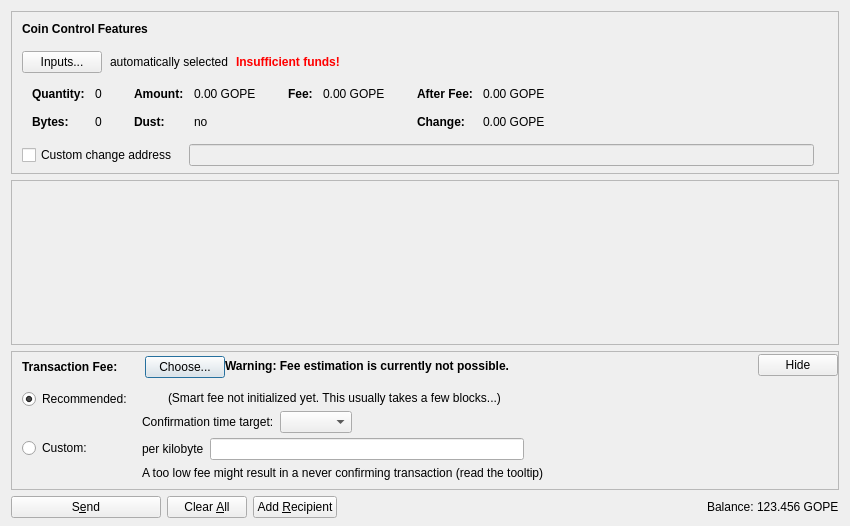
<?xml version="1.0" encoding="UTF-8"?>
<ui version="4.0">
 <class>SendCoinsDialog</class>
 <widget class="QDialog" name="SendCoinsDialog">
  <property name="geometry">
   <rect>
    <x>0</x>
    <y>0</y>
    <width>850</width>
    <height>526</height>
   </rect>
  </property>
  <property name="windowTitle">
   <string>Send Coins</string>
  </property>
  <layout class="QVBoxLayout" name="verticalLayout" stretch="0,1,0,0">
   <property name="bottomMargin">
    <number>8</number>
   </property>
   <item>
    <widget class="QFrame" name="frameCoinControl">
     <property name="sizePolicy">
      <sizepolicy hsizetype="Expanding" vsizetype="Expanding">
       <horstretch>0</horstretch>
       <verstretch>0</verstretch>
      </sizepolicy>
     </property>
     <property name="maximumSize">
      <size>
       <width>16777215</width>
       <height>16777215</height>
      </size>
     </property>
     <property name="frameShape">
      <enum>QFrame::StyledPanel</enum>
     </property>
     <property name="frameShadow">
      <enum>QFrame::Sunken</enum>
     </property>
     <layout class="QVBoxLayout" name="verticalLayoutCoinControl2">
      <property name="spacing">
       <number>0</number>
      </property>
      <property name="leftMargin">
       <number>0</number>
      </property>
      <property name="topMargin">
       <number>0</number>
      </property>
      <property name="rightMargin">
       <number>0</number>
      </property>
      <property name="bottomMargin">
       <number>6</number>
      </property>
      <item>
       <layout class="QVBoxLayout" name="verticalLayoutCoinControl" stretch="0,0,0,0,1">
        <property name="spacing">
         <number>0</number>
        </property>
        <property name="leftMargin">
         <number>10</number>
        </property>
        <property name="topMargin">
         <number>10</number>
        </property>
        <item>
         <layout class="QHBoxLayout" name="horizontalLayoutCoinControl1">
          <property name="bottomMargin">
           <number>15</number>
          </property>
          <item>
           <widget class="QLabel" name="labelCoinControlFeatures">
            <property name="sizePolicy">
             <sizepolicy hsizetype="Preferred" vsizetype="Maximum">
              <horstretch>0</horstretch>
              <verstretch>0</verstretch>
             </sizepolicy>
            </property>
            <property name="font">
             <font>
              <weight>75</weight>
              <bold>true</bold>
             </font>
            </property>
            <property name="styleSheet">
             <string notr="true">font-weight:bold;</string>
            </property>
            <property name="text">
             <string>Coin Control Features</string>
            </property>
           </widget>
          </item>
         </layout>
        </item>
        <item>
         <layout class="QHBoxLayout" name="horizontalLayoutCoinControl2" stretch="0,0,0,0">
          <property name="spacing">
           <number>8</number>
          </property>
          <property name="bottomMargin">
           <number>10</number>
          </property>
          <item>
           <widget class="QPushButton" name="pushButtonCoinControl">
            <property name="styleSheet">
             <string notr="true"/>
            </property>
            <property name="text">
             <string>Inputs...</string>
            </property>
            <property name="autoDefault">
             <bool>false</bool>
            </property>
           </widget>
          </item>
          <item>
           <widget class="QLabel" name="labelCoinControlAutomaticallySelected">
            <property name="text">
             <string>automatically selected</string>
            </property>
            <property name="margin">
             <number>5</number>
            </property>
           </widget>
          </item>
          <item>
           <widget class="QLabel" name="labelCoinControlInsuffFunds">
            <property name="font">
             <font>
              <weight>75</weight>
              <bold>true</bold>
             </font>
            </property>
            <property name="styleSheet">
             <string notr="true">color:red;font-weight:bold;</string>
            </property>
            <property name="text">
             <string>Insufficient funds!</string>
            </property>
            <property name="margin">
             <number>5</number>
            </property>
           </widget>
          </item>
          <item>
           <spacer name="horizontalSpacerCoinControl">
            <property name="orientation">
             <enum>Qt::Horizontal</enum>
            </property>
            <property name="sizeHint" stdset="0">
             <size>
              <width>40</width>
              <height>1</height>
             </size>
            </property>
           </spacer>
          </item>
         </layout>
        </item>
        <item>
         <widget class="QWidget" name="widgetCoinControl" native="true">
          <property name="sizePolicy">
           <sizepolicy hsizetype="Preferred" vsizetype="Preferred">
            <horstretch>0</horstretch>
            <verstretch>0</verstretch>
           </sizepolicy>
          </property>
          <property name="minimumSize">
           <size>
            <width>0</width>
            <height>0</height>
           </size>
          </property>
          <property name="styleSheet">
           <string notr="true"/>
          </property>
          <layout class="QHBoxLayout" name="horizontalLayoutCoinControl5">
           <property name="leftMargin">
            <number>0</number>
           </property>
           <property name="topMargin">
            <number>0</number>
           </property>
           <property name="rightMargin">
            <number>0</number>
           </property>
           <property name="bottomMargin">
            <number>0</number>
           </property>
           <item>
            <layout class="QHBoxLayout" name="horizontalLayoutCoinControl3" stretch="0,0,0,1">
             <property name="spacing">
              <number>20</number>
             </property>
             <property name="topMargin">
              <number>0</number>
             </property>
             <property name="bottomMargin">
              <number>10</number>
             </property>
             <item>
              <layout class="QFormLayout" name="formLayoutCoinControl1">
               <property name="horizontalSpacing">
                <number>10</number>
               </property>
               <property name="verticalSpacing">
                <number>14</number>
               </property>
               <property name="leftMargin">
                <number>10</number>
               </property>
               <property name="topMargin">
                <number>4</number>
               </property>
               <property name="rightMargin">
                <number>6</number>
               </property>
               <item row="0" column="0">
                <widget class="QLabel" name="labelCoinControlQuantityText">
                 <property name="font">
                  <font>
                   <weight>75</weight>
                   <bold>true</bold>
                  </font>
                 </property>
                 <property name="text">
                  <string>Quantity:</string>
                 </property>
                 <property name="margin">
                  <number>0</number>
                 </property>
                </widget>
               </item>
               <item row="0" column="1">
                <widget class="QLabel" name="labelCoinControlQuantity">
                 <property name="cursor">
                  <cursorShape>IBeamCursor</cursorShape>
                 </property>
                 <property name="contextMenuPolicy">
                  <enum>Qt::ActionsContextMenu</enum>
                 </property>
                 <property name="text">
                  <string notr="true">0</string>
                 </property>
                 <property name="margin">
                  <number>0</number>
                 </property>
                 <property name="textInteractionFlags">
                  <set>Qt::LinksAccessibleByMouse|Qt::TextSelectableByKeyboard|Qt::TextSelectableByMouse</set>
                 </property>
                </widget>
               </item>
               <item row="1" column="0">
                <widget class="QLabel" name="labelCoinControlBytesText">
                 <property name="font">
                  <font>
                   <weight>75</weight>
                   <bold>true</bold>
                  </font>
                 </property>
                 <property name="text">
                  <string>Bytes:</string>
                 </property>
                </widget>
               </item>
               <item row="1" column="1">
                <widget class="QLabel" name="labelCoinControlBytes">
                 <property name="cursor">
                  <cursorShape>IBeamCursor</cursorShape>
                 </property>
                 <property name="contextMenuPolicy">
                  <enum>Qt::ActionsContextMenu</enum>
                 </property>
                 <property name="text">
                  <string notr="true">0</string>
                 </property>
                 <property name="textInteractionFlags">
                  <set>Qt::LinksAccessibleByMouse|Qt::TextSelectableByKeyboard|Qt::TextSelectableByMouse</set>
                 </property>
                </widget>
               </item>
              </layout>
             </item>
             <item>
              <layout class="QFormLayout" name="formLayoutCoinControl2">
               <property name="horizontalSpacing">
                <number>10</number>
               </property>
               <property name="verticalSpacing">
                <number>14</number>
               </property>
               <property name="leftMargin">
                <number>6</number>
               </property>
               <property name="topMargin">
                <number>4</number>
               </property>
               <property name="rightMargin">
                <number>6</number>
               </property>
               <item row="0" column="0">
                <widget class="QLabel" name="labelCoinControlAmountText">
                 <property name="font">
                  <font>
                   <weight>75</weight>
                   <bold>true</bold>
                  </font>
                 </property>
                 <property name="text">
                  <string>Amount:</string>
                 </property>
                 <property name="margin">
                  <number>0</number>
                 </property>
                </widget>
               </item>
               <item row="0" column="1">
                <widget class="QLabel" name="labelCoinControlAmount">
                 <property name="cursor">
                  <cursorShape>IBeamCursor</cursorShape>
                 </property>
                 <property name="contextMenuPolicy">
                  <enum>Qt::ActionsContextMenu</enum>
                 </property>
                 <property name="text">
                  <string notr="true">0.00 GOPE</string>
                 </property>
                 <property name="textInteractionFlags">
                  <set>Qt::LinksAccessibleByMouse|Qt::TextSelectableByKeyboard|Qt::TextSelectableByMouse</set>
                 </property>
                </widget>
               </item>
               <item row="1" column="0">
                <widget class="QLabel" name="labelCoinControlLowOutputText">
                 <property name="font">
                  <font>
                   <weight>75</weight>
                   <bold>true</bold>
                  </font>
                 </property>
                 <property name="text">
                  <string>Dust:</string>
                 </property>
                </widget>
               </item>
               <item row="1" column="1">
                <widget class="QLabel" name="labelCoinControlLowOutput">
                 <property name="cursor">
                  <cursorShape>IBeamCursor</cursorShape>
                 </property>
                 <property name="contextMenuPolicy">
                  <enum>Qt::ActionsContextMenu</enum>
                 </property>
                 <property name="text">
                  <string notr="true">no</string>
                 </property>
                 <property name="textInteractionFlags">
                  <set>Qt::LinksAccessibleByMouse|Qt::TextSelectableByKeyboard|Qt::TextSelectableByMouse</set>
                 </property>
                </widget>
               </item>
              </layout>
             </item>
             <item>
              <layout class="QFormLayout" name="formLayoutCoinControl3">
               <property name="horizontalSpacing">
                <number>10</number>
               </property>
               <property name="verticalSpacing">
                <number>14</number>
               </property>
               <property name="leftMargin">
                <number>6</number>
               </property>
               <property name="topMargin">
                <number>4</number>
               </property>
               <property name="rightMargin">
                <number>6</number>
               </property>
               <item row="0" column="0">
                <widget class="QLabel" name="labelCoinControlFeeText">
                 <property name="font">
                  <font>
                   <weight>75</weight>
                   <bold>true</bold>
                  </font>
                 </property>
                 <property name="text">
                  <string>Fee:</string>
                 </property>
                 <property name="margin">
                  <number>0</number>
                 </property>
                </widget>
               </item>
               <item row="0" column="1">
                <widget class="QLabel" name="labelCoinControlFee">
                 <property name="cursor">
                  <cursorShape>IBeamCursor</cursorShape>
                 </property>
                 <property name="contextMenuPolicy">
                  <enum>Qt::ActionsContextMenu</enum>
                 </property>
                 <property name="text">
                  <string notr="true">0.00 GOPE</string>
                 </property>
                 <property name="textInteractionFlags">
                  <set>Qt::LinksAccessibleByMouse|Qt::TextSelectableByKeyboard|Qt::TextSelectableByMouse</set>
                 </property>
                </widget>
               </item>
              </layout>
             </item>
             <item>
              <layout class="QFormLayout" name="formLayoutCoinControl4">
               <property name="horizontalSpacing">
                <number>10</number>
               </property>
               <property name="verticalSpacing">
                <number>14</number>
               </property>
               <property name="leftMargin">
                <number>6</number>
               </property>
               <property name="topMargin">
                <number>4</number>
               </property>
               <property name="rightMargin">
                <number>6</number>
               </property>
               <item row="0" column="0">
                <widget class="QLabel" name="labelCoinControlAfterFeeText">
                 <property name="font">
                  <font>
                   <weight>75</weight>
                   <bold>true</bold>
                  </font>
                 </property>
                 <property name="text">
                  <string>After Fee:</string>
                 </property>
                 <property name="margin">
                  <number>0</number>
                 </property>
                </widget>
               </item>
               <item row="0" column="1">
                <widget class="QLabel" name="labelCoinControlAfterFee">
                 <property name="cursor">
                  <cursorShape>IBeamCursor</cursorShape>
                 </property>
                 <property name="contextMenuPolicy">
                  <enum>Qt::ActionsContextMenu</enum>
                 </property>
                 <property name="text">
                  <string notr="true">0.00 GOPE</string>
                 </property>
                 <property name="textInteractionFlags">
                  <set>Qt::LinksAccessibleByMouse|Qt::TextSelectableByKeyboard|Qt::TextSelectableByMouse</set>
                 </property>
                </widget>
               </item>
               <item row="1" column="0">
                <widget class="QLabel" name="labelCoinControlChangeText">
                 <property name="font">
                  <font>
                   <weight>75</weight>
                   <bold>true</bold>
                  </font>
                 </property>
                 <property name="text">
                  <string>Change:</string>
                 </property>
                </widget>
               </item>
               <item row="1" column="1">
                <widget class="QLabel" name="labelCoinControlChange">
                 <property name="cursor">
                  <cursorShape>IBeamCursor</cursorShape>
                 </property>
                 <property name="contextMenuPolicy">
                  <enum>Qt::ActionsContextMenu</enum>
                 </property>
                 <property name="text">
                  <string notr="true">0.00 GOPE</string>
                 </property>
                 <property name="textInteractionFlags">
                  <set>Qt::LinksAccessibleByMouse|Qt::TextSelectableByKeyboard|Qt::TextSelectableByMouse</set>
                 </property>
                </widget>
               </item>
              </layout>
             </item>
            </layout>
           </item>
          </layout>
         </widget>
        </item>
        <item>
         <layout class="QHBoxLayout" name="horizontalLayoutCoinControl4" stretch="0,0,0">
          <property name="spacing">
           <number>12</number>
          </property>
          <property name="sizeConstraint">
           <enum>QLayout::SetDefaultConstraint</enum>
          </property>
          <property name="topMargin">
           <number>5</number>
          </property>
          <property name="rightMargin">
           <number>5</number>
          </property>
          <item>
           <widget class="QCheckBox" name="checkBoxCoinControlChange">
            <property name="toolTip">
             <string>If this is activated, but the change address is empty or invalid, change will be sent to a newly generated address.</string>
            </property>
            <property name="text">
             <string>Custom change address</string>
            </property>
           </widget>
          </item>
          <item>
           <widget class="QValidatedLineEdit" name="lineEditCoinControlChange">
            <property name="enabled">
             <bool>false</bool>
            </property>
            <property name="sizePolicy">
             <sizepolicy hsizetype="Expanding" vsizetype="Fixed">
              <horstretch>0</horstretch>
              <verstretch>0</verstretch>
             </sizepolicy>
            </property>
           </widget>
          </item>
          <item>
           <widget class="QLabel" name="labelCoinControlChangeLabel">
            <property name="sizePolicy">
             <sizepolicy hsizetype="Preferred" vsizetype="Expanding">
              <horstretch>0</horstretch>
              <verstretch>0</verstretch>
             </sizepolicy>
            </property>
            <property name="minimumSize">
             <size>
              <width>0</width>
              <height>0</height>
             </size>
            </property>
            <property name="text">
             <string/>
            </property>
            <property name="margin">
             <number>3</number>
            </property>
           </widget>
          </item>
         </layout>
        </item>
        <item>
         <spacer name="verticalSpacerCoinControl">
          <property name="orientation">
           <enum>Qt::Vertical</enum>
          </property>
          <property name="sizeHint" stdset="0">
           <size>
            <width>800</width>
            <height>1</height>
           </size>
          </property>
         </spacer>
        </item>
       </layout>
      </item>
     </layout>
    </widget>
   </item>
   <item>
    <widget class="QScrollArea" name="scrollArea">
     <property name="widgetResizable">
      <bool>true</bool>
     </property>
     <widget class="QWidget" name="scrollAreaWidgetContents">
      <property name="geometry">
       <rect>
        <x>0</x>
        <y>0</y>
        <width>830</width>
        <height>104</height>
       </rect>
      </property>
      <layout class="QVBoxLayout" name="verticalLayout_2" stretch="0,1">
       <property name="leftMargin">
        <number>0</number>
       </property>
       <property name="topMargin">
        <number>0</number>
       </property>
       <property name="rightMargin">
        <number>0</number>
       </property>
       <property name="bottomMargin">
        <number>0</number>
       </property>
       <item>
        <layout class="QVBoxLayout" name="entries">
         <property name="spacing">
          <number>6</number>
         </property>
        </layout>
       </item>
       <item>
        <spacer name="verticalSpacer">
         <property name="orientation">
          <enum>Qt::Vertical</enum>
         </property>
         <property name="sizeHint" stdset="0">
          <size>
           <width>20</width>
           <height>40</height>
          </size>
         </property>
        </spacer>
       </item>
      </layout>
     </widget>
    </widget>
   </item>
   <item>
    <widget class="QFrame" name="frameFee">
     <property name="sizePolicy">
      <sizepolicy hsizetype="Expanding" vsizetype="Expanding">
       <horstretch>0</horstretch>
       <verstretch>0</verstretch>
      </sizepolicy>
     </property>
     <property name="maximumSize">
      <size>
       <width>16777215</width>
       <height>16777215</height>
      </size>
     </property>
     <property name="frameShape">
      <enum>QFrame::StyledPanel</enum>
     </property>
     <property name="frameShadow">
      <enum>QFrame::Sunken</enum>
     </property>
     <layout class="QVBoxLayout" name="verticalLayoutFee1">
      <property name="spacing">
       <number>0</number>
      </property>
      <property name="leftMargin">
       <number>0</number>
      </property>
      <property name="topMargin">
       <number>0</number>
      </property>
      <property name="rightMargin">
       <number>0</number>
      </property>
      <property name="bottomMargin">
       <number>0</number>
      </property>
      <item>
       <layout class="QVBoxLayout" name="verticalLayoutFee2" stretch="0,0,0">
        <property name="spacing">
         <number>0</number>
        </property>
        <property name="leftMargin">
         <number>10</number>
        </property>
        <property name="topMargin">
         <number>0</number>
        </property>
        <item>
         <layout class="QHBoxLayout" name="horizontalLayoutFee1">
          <property name="bottomMargin">
           <number>0</number>
          </property>
          <item>
           <layout class="QVBoxLayout" name="verticalLayoutFee7">
            <property name="spacing">
             <number>0</number>
            </property>
            <item>
             <spacer name="verticalSpacerSmartFee">
              <property name="orientation">
               <enum>Qt::Vertical</enum>
              </property>
              <property name="sizeType">
               <enum>QSizePolicy::Fixed</enum>
              </property>
              <property name="sizeHint" stdset="0">
               <size>
                <width>1</width>
                <height>4</height>
               </size>
              </property>
             </spacer>
            </item>
            <item>
             <layout class="QHBoxLayout" name="horizontalLayoutSmartFee">
              <property name="spacing">
               <number>10</number>
              </property>
              <item>
               <widget class="QLabel" name="labelFeeHeadline">
                <property name="sizePolicy">
                 <sizepolicy hsizetype="Preferred" vsizetype="Maximum">
                  <horstretch>0</horstretch>
                  <verstretch>0</verstretch>
                 </sizepolicy>
                </property>
                <property name="font">
                 <font>
                  <weight>75</weight>
                  <bold>true</bold>
                 </font>
                </property>
                <property name="styleSheet">
                 <string notr="true">font-weight:bold;</string>
                </property>
                <property name="text">
                 <string>Transaction Fee:</string>
                </property>
               </widget>
              </item>
              <item>
               <widget class="QLabel" name="labelFeeMinimized">
                <property name="text">
                 <string/>
                </property>
               </widget>
              </item>
              <item>
               <widget class="QPushButton" name="buttonChooseFee">
                <property name="text">
                 <string>Choose...</string>
                </property>
               </widget>
              </item>
             </layout>
            </item>
            <item>
             <spacer name="verticalSpacer_5">
              <property name="orientation">
               <enum>Qt::Vertical</enum>
              </property>
              <property name="sizeHint" stdset="0">
               <size>
                <width>1</width>
                <height>1</height>
               </size>
              </property>
             </spacer>
            </item>
           </layout>
          </item>
          <item>
           <widget class="QLabel" name="fallbackFeeWarningLabel">
            <property name="toolTip">
             <string>Using the fallbackfee can result in sending a transaction that will take several hours or days (or never) to confirm. Consider choosing your fee manually or wait until you have validated the complete chain.</string>
            </property>
            <property name="font">
            <font>
                <weight>75</weight>
                <bold>true</bold>
            </font>
            </property>
            <property name="text">
             <string>Warning: Fee estimation is currently not possible.</string>
            </property>
            <property name="wordWrap">
             <bool>false</bool>
            </property>
           </widget>
          </item>
          <item>
           <spacer name="horizontalSpacer_4">
            <property name="orientation">
             <enum>Qt::Horizontal</enum>
            </property>
            <property name="sizeType">
             <enum>QSizePolicy::MinimumExpanding</enum>
            </property>
            <property name="sizeHint" stdset="0">
             <size>
              <width>40</width>
              <height>20</height>
             </size>
            </property>
           </spacer>
          </item>
          <item>
           <widget class="QPushButton" name="buttonMinimizeFee">
            <property name="toolTip">
             <string>collapse fee-settings</string>
            </property>
            <property name="text">
             <string>Hide</string>
            </property>
           </widget>
          </item>
         </layout>
        </item>
        <item>
         <widget class="QFrame" name="frameFeeSelection">
          <layout class="QVBoxLayout" name="verticalLayoutFee12">
           <property name="spacing">
            <number>0</number>
           </property>
           <property name="leftMargin">
            <number>0</number>
           </property>
           <property name="topMargin">
            <number>0</number>
           </property>
           <property name="rightMargin">
            <number>0</number>
           </property>
           <property name="bottomMargin">
            <number>0</number>
           </property>
           <item>
            <layout class="QGridLayout" name="gridLayoutFee">
             <property name="topMargin">
              <number>10</number>
             </property>
             <property name="bottomMargin">
              <number>4</number>
             </property>
             <property name="horizontalSpacing">
              <number>10</number>
             </property>
             <property name="verticalSpacing">
              <number>4</number>
             </property>
             <item row="1" column="1">
              <layout class="QVBoxLayout" name="verticalLayoutFee8">
               <property name="spacing">
                <number>6</number>
               </property>
               <item>
                <layout class="QHBoxLayout" name="horizontalLayoutFee13">
                 <item>
                  <widget class="QLabel" name="labelCustomPerKilobyte">
                   <property name="toolTip">
                    <string>Specify a custom fee per kB (1,000 bytes) of the transaction's virtual size.

Note:  Since the fee is calculated on a per-byte basis, a fee of "100 satoshis per kB" for a transaction size of 500 bytes (half of 1 kB) would ultimately yield a fee of only 50 satoshis.</string>
                   </property>
                   <property name="text">
                    <string>per kilobyte</string>
                   </property>
                  </widget>
                 </item>
                 <item>
                  <widget class="BitcoinAmountField" name="customFee"/>
                 </item>
                 <item>
                  <spacer name="horizontalSpacer_6">
                   <property name="orientation">
                    <enum>Qt::Horizontal</enum>
                   </property>
                   <property name="sizeHint" stdset="0">
                    <size>
                     <width>1</width>
                     <height>1</height>
                    </size>
                   </property>
                  </spacer>
                 </item>
                </layout>
               </item>
               <item>
                <layout class="QHBoxLayout" name="horizontalLayoutFee8">
                 <item>
                  <widget class="QLabel" name="labelCustomFeeWarning">
                   <property name="enabled">
                    <bool>true</bool>
                   </property>
                   <property name="toolTip">
                    <string>When there is less transaction volume than space in the blocks, miners as well as relaying nodes may enforce a minimum fee. Paying only this minimum fee is just fine, but be aware that this can result in a never confirming transaction once there is more demand for gope transactions than the network can process.</string>
                   </property>
                   <property name="text">
                    <string>A too low fee might result in a never confirming transaction (read the tooltip)</string>
                   </property>
                  </widget>
                 </item>
                 <item>
                  <spacer name="horizontalSpacer_2">
                   <property name="orientation">
                    <enum>Qt::Horizontal</enum>
                   </property>
                   <property name="sizeHint" stdset="0">
                    <size>
                     <width>1</width>
                     <height>1</height>
                    </size>
                   </property>
                  </spacer>
                 </item>
                </layout>
               </item>
              </layout>
             </item>
             <item row="0" column="0">
              <layout class="QVBoxLayout" name="verticalLayoutFee4" stretch="0,1">
               <item>
                <widget class="QRadioButton" name="radioSmartFee">
                 <property name="text">
                  <string>Recommended:</string>
                 </property>
                 <property name="checked">
                  <bool>true</bool>
                 </property>
                 <attribute name="buttonGroup">
                  <string notr="true">groupFee</string>
                 </attribute>
                </widget>
               </item>
               <item>
                <spacer name="verticalSpacer_2">
                 <property name="orientation">
                  <enum>Qt::Vertical</enum>
                 </property>
                 <property name="sizeHint" stdset="0">
                  <size>
                   <width>1</width>
                   <height>1</height>
                  </size>
                 </property>
                </spacer>
               </item>
              </layout>
             </item>
             <item row="1" column="0">
              <layout class="QVBoxLayout" name="verticalLayoutFee9" stretch="0,1">
               <item>
                <widget class="QRadioButton" name="radioCustomFee">
                 <property name="text">
                  <string>Custom:</string>
                 </property>
                 <attribute name="buttonGroup">
                  <string notr="true">groupFee</string>
                 </attribute>
                </widget>
               </item>
               <item>
                <spacer name="verticalSpacer_6">
                 <property name="orientation">
                  <enum>Qt::Vertical</enum>
                 </property>
                 <property name="sizeHint" stdset="0">
                  <size>
                   <width>1</width>
                   <height>1</height>
                  </size>
                 </property>
                </spacer>
               </item>
              </layout>
             </item>
             <item row="0" column="1">
              <layout class="QVBoxLayout" name="verticalLayoutFee3" stretch="0,0,1">
               <property name="spacing">
                <number>6</number>
               </property>
               <property name="topMargin">
                <number>2</number>
               </property>
               <item>
                <layout class="QHBoxLayout" name="horizontalLayoutFee12">
                 <item>
                  <widget class="QLabel" name="labelSmartFee">
                   <property name="text">
                    <string/>
                   </property>
                  </widget>
                 </item>
                 <item>
                  <widget class="QLabel" name="labelFeeEstimation">
                   <property name="text">
                    <string/>
                   </property>
                  </widget>
                 </item>
                 <item>
                  <widget class="QLabel" name="labelSmartFee2">
                   <property name="text">
                    <string>(Smart fee not initialized yet. This usually takes a few blocks...)</string>
                   </property>
                  </widget>
                 </item>
                 <item>
                  <spacer name="horizontalSpacer_5">
                   <property name="orientation">
                    <enum>Qt::Horizontal</enum>
                   </property>
                   <property name="sizeHint" stdset="0">
                    <size>
                     <width>1</width>
                     <height>1</height>
                    </size>
                   </property>
                  </spacer>
                 </item>
                </layout>
               </item>
               <item>
                <layout class="QHBoxLayout" name="horizontalLayoutFee9">
                 <item>
                  <layout class="QVBoxLayout" name="verticalLayoutFee6">
                   <item>
                    <widget class="QLabel" name="labelSmartFee3">
                     <property name="text">
                      <string>Confirmation time target:</string>
                     </property>
                    </widget>
                   </item>
                  </layout>
                 </item>
                 <item>
                  <layout class="QVBoxLayout" name="verticalLayoutFee5">
                   <property name="rightMargin">
                    <number>30</number>
                   </property>
                   <item>
                    <layout class="QHBoxLayout" name="horizontalLayoutConfTarget">
                     <property name="bottomMargin">
                      <number>0</number>
                     </property>
                     <item>
                      <widget class="QComboBox" name="confTargetSelector"/>
                     </item>
                     <item>
                      <spacer name="horizontalSpacerConfTarget">
                       <property name="orientation">
                        <enum>Qt::Horizontal</enum>
                       </property>
                       <property name="sizeHint" stdset="0">
                        <size>
                         <width>40</width>
                         <height>20</height>
                        </size>
                       </property>
                      </spacer>
                     </item>
                    </layout>
                   </item>
                  </layout>
                 </item>
                </layout>
               </item>
               <item>
                <spacer name="verticalSpacer_4">
                 <property name="orientation">
                  <enum>Qt::Vertical</enum>
                 </property>
                 <property name="sizeHint" stdset="0">
                  <size>
                   <width>1</width>
                   <height>1</height>
                  </size>
                 </property>
                </spacer>
               </item>
              </layout>
             </item>
            </layout>
           </item>
          </layout>
         </widget>
        </item>
        <item>
         <spacer name="verticalSpacerFee">
          <property name="orientation">
           <enum>Qt::Vertical</enum>
          </property>
          <property name="sizeHint" stdset="0">
           <size>
            <width>40</width>
            <height>5</height>
           </size>
          </property>
         </spacer>
        </item>
       </layout>
      </item>
     </layout>
    </widget>
   </item>
   <item>
    <layout class="QHBoxLayout" name="horizontalLayout">
     <item>
      <widget class="QPushButton" name="sendButton">
       <property name="minimumSize">
        <size>
         <width>150</width>
         <height>0</height>
        </size>
       </property>
       <property name="toolTip">
        <string>Confirm the send action</string>
       </property>
       <property name="text">
        <string>S&amp;end</string>
       </property>
       <property name="icon">
        <iconset resource="../bitcoin.qrc">
         <normaloff>:/icons/send</normaloff>:/icons/send</iconset>
       </property>
       <property name="autoDefault">
        <bool>false</bool>
       </property>
       <property name="default">
        <bool>false</bool>
       </property>
      </widget>
     </item>
     <item>
      <widget class="QPushButton" name="clearButton">
       <property name="sizePolicy">
        <sizepolicy hsizetype="Minimum" vsizetype="Fixed">
         <horstretch>0</horstretch>
         <verstretch>0</verstretch>
        </sizepolicy>
       </property>
       <property name="toolTip">
        <string>Clear all fields of the form.</string>
       </property>
       <property name="text">
        <string>Clear &amp;All</string>
       </property>
       <property name="icon">
        <iconset resource="../bitcoin.qrc">
         <normaloff>:/icons/remove</normaloff>:/icons/remove</iconset>
       </property>
       <property name="autoDefault">
        <bool>false</bool>
       </property>
      </widget>
     </item>
     <item>
      <widget class="QPushButton" name="addButton">
       <property name="toolTip">
        <string>Send to multiple recipients at once</string>
       </property>
       <property name="text">
        <string>Add &amp;Recipient</string>
       </property>
       <property name="icon">
        <iconset resource="../bitcoin.qrc">
         <normaloff>:/icons/add</normaloff>:/icons/add</iconset>
       </property>
       <property name="autoDefault">
        <bool>false</bool>
       </property>
      </widget>
     </item>
     <item>
      <spacer name="horizontalSpacer">
       <property name="orientation">
        <enum>Qt::Horizontal</enum>
       </property>
       <property name="sizeHint" stdset="0">
        <size>
         <width>40</width>
         <height>20</height>
        </size>
       </property>
      </spacer>
     </item>
     <item>
      <layout class="QHBoxLayout" name="horizontalLayout_2">
       <property name="spacing">
        <number>3</number>
       </property>
       <item>
        <widget class="QLabel" name="label">
         <property name="sizePolicy">
          <sizepolicy hsizetype="Preferred" vsizetype="Fixed">
           <horstretch>0</horstretch>
           <verstretch>0</verstretch>
          </sizepolicy>
         </property>
         <property name="text">
          <string>Balance:</string>
         </property>
        </widget>
       </item>
       <item>
        <widget class="QLabel" name="labelBalance">
         <property name="sizePolicy">
          <sizepolicy hsizetype="Preferred" vsizetype="Fixed">
           <horstretch>0</horstretch>
           <verstretch>0</verstretch>
          </sizepolicy>
         </property>
         <property name="cursor">
          <cursorShape>IBeamCursor</cursorShape>
         </property>
         <property name="text">
          <string notr="true">123.456 GOPE</string>
         </property>
         <property name="textInteractionFlags">
          <set>Qt::LinksAccessibleByMouse|Qt::TextSelectableByKeyboard|Qt::TextSelectableByMouse</set>
         </property>
        </widget>
       </item>
      </layout>
     </item>
    </layout>
   </item>
  </layout>
 </widget>
 <customwidgets>
  <customwidget>
   <class>QValidatedLineEdit</class>
   <extends>QLineEdit</extends>
   <header>qt/qvalidatedlineedit.h</header>
  </customwidget>
  <customwidget>
   <class>BitcoinAmountField</class>
   <extends>QLineEdit</extends>
   <header>qt/bitcoinamountfield.h</header>
   <container>1</container>
  </customwidget>
 </customwidgets>
 <resources>
  <include location="../bitcoin.qrc"/>
 </resources>
 <connections/>
 <buttongroups>
  <buttongroup name="groupFee"/>
 </buttongroups>
</ui>
